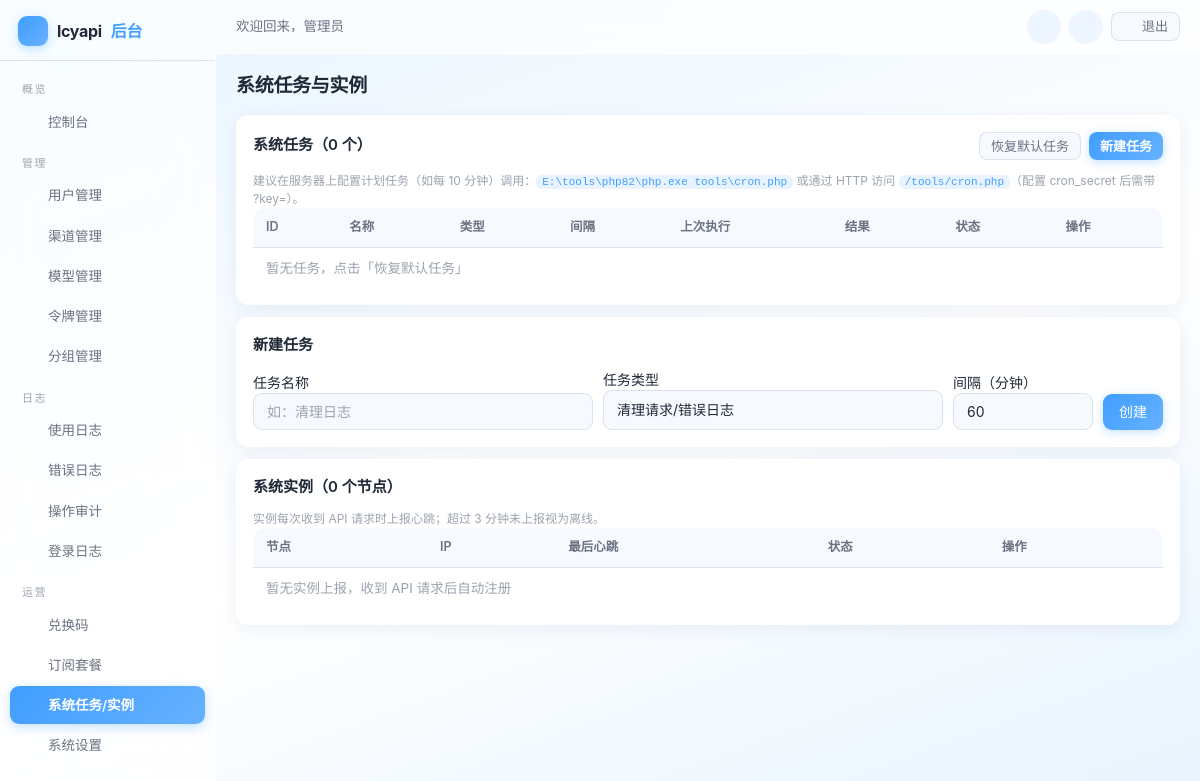
Page /admin/system/index.php (signed in) on the earlier database version.
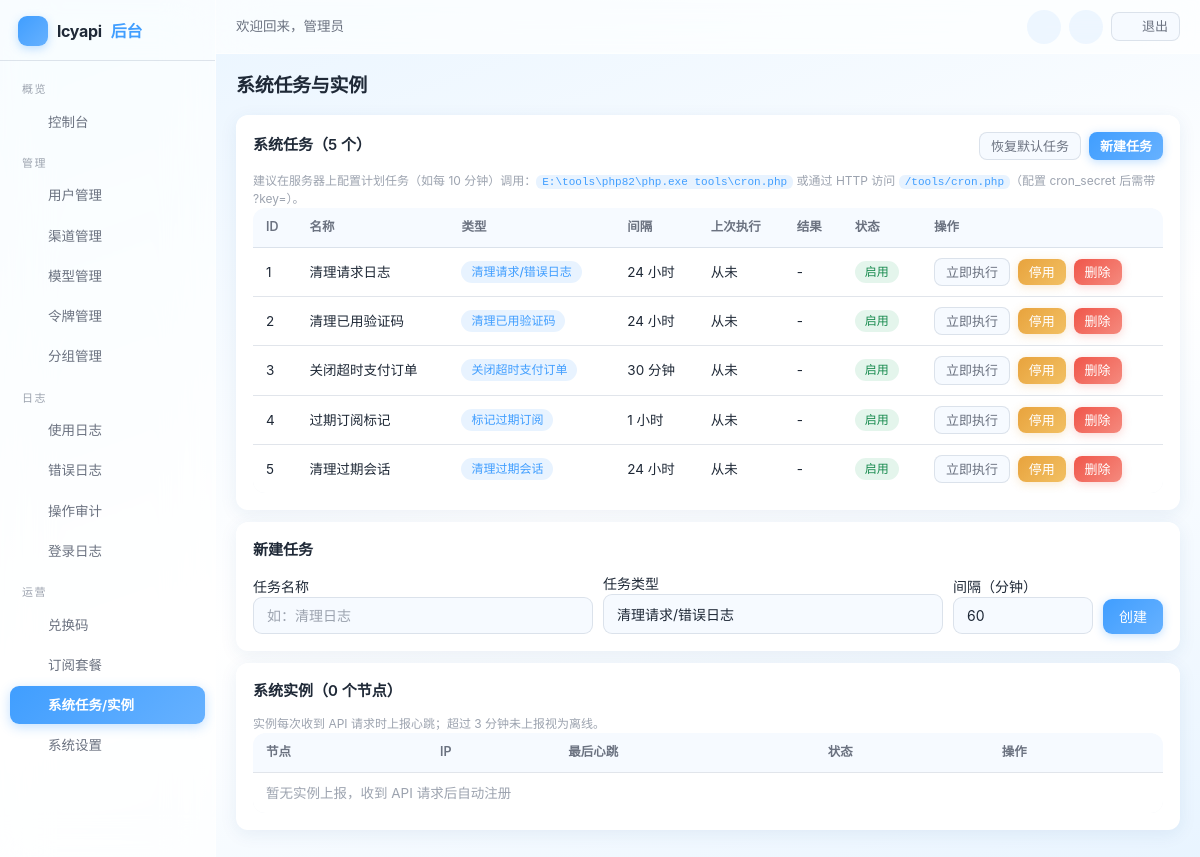
Same page on the later database version.
### tables this page shows
CREATE TABLE IF NOT EXISTS settings (
    `key` VARCHAR(50) NOT NULL PRIMARY KEY,
    value TEXT DEFAULT NULL,
    type VARCHAR(20) NOT NULL DEFAULT 'string',
    description VARCHAR(255) DEFAULT NULL,
    updated_at DATETIME NOT NULL DEFAULT CURRENT_TIMESTAMP ON UPDATE CURRENT_TIMESTAMP
);

CREATE TABLE IF NOT EXISTS users (
    id INT UNSIGNED AUTO_INCREMENT PRIMARY KEY,
    username VARCHAR(50) NOT NULL,
    email VARCHAR(100) DEFAULT NULL,
    email_verified TINYINT NOT NULL DEFAULT 0 COMMENT '邮箱已验证',
    password VARCHAR(255) NOT NULL,
    nickname VARCHAR(50) DEFAULT NULL,
    avatar VARCHAR(255) DEFAULT NULL,
    role ENUM('admin','user') NOT NULL DEFAULT 'user',
    quota DECIMAL(14,6) NOT NULL DEFAULT 0.000000,
    used_quota DECIMAL(14,6) NOT NULL DEFAULT 0.000000,
    total_quota DECIMAL(14,6) NOT NULL DEFAULT 0.000000,
    status TINYINT NOT NULL DEFAULT 1,
    totp_secret VARCHAR(64) DEFAULT NULL COMMENT 'TOTP 密钥(Base32)',
    totp_enabled TINYINT NOT NULL DEFAULT 0 COMMENT '已开启2FA',
    backup_codes TEXT DEFAULT NULL COMMENT '2FA备份码(哈希JSON)',
    api_count INT UNSIGNED NOT NULL DEFAULT 0,
    aff_code VARCHAR(16) DEFAULT NULL COMMENT '我的邀请码',
    aff_by INT UNSIGNED DEFAULT NULL COMMENT '邀请人用户ID',
    aff_quota DECIMAL(14,6) NOT NULL DEFAULT 0.000000 COMMENT '待转入的邀请收益',
    aff_history_quota DECIMAL(14,6) NOT NULL DEFAULT 0.000000 COMMENT '累计邀请收益',
    `group` VARCHAR(32) NOT NULL DEFAULT 'default' COMMENT '用户分组',
    last_login_at DATETIME DEFAULT NULL,
    last_login_ip VARCHAR(45) DEFAULT NULL,
    created_at DATETIME NOT NULL DEFAULT CURRENT_TIMESTAMP,
    updated_at DATETIME NOT NULL DEFAULT CURRENT_TIMESTAMP ON UPDATE CURRENT_TIMESTAMP,
    UNIQUE KEY uk_username (username),
    UNIQUE KEY uk_email (email),
    UNIQUE KEY uk_aff_code (aff_code),
    KEY idx_status (status),
    KEY idx_aff_by (aff_by)
);

CREATE TABLE IF NOT EXISTS system_tasks (
    id INT UNSIGNED AUTO_INCREMENT PRIMARY KEY,
    name VARCHAR(50) NOT NULL,
    type VARCHAR(50) NOT NULL COMMENT 'clean_logs/close_expired_orders/expire_subscriptions/clean_verifications',
    status TINYINT NOT NULL DEFAULT 1 COMMENT '1启用 0停用',
    `interval` INT UNSIGNED NOT NULL DEFAULT 3600 COMMENT '执行间隔秒',
    last_run_at DATETIME DEFAULT NULL,
    last_result VARCHAR(500) DEFAULT NULL,
    created_at DATETIME NOT NULL DEFAULT CURRENT_TIMESTAMP,
    KEY idx_status (status)
);

### includes/functions.php (called while the page is built, shortened)
<?php
function config($key = null, $default = null)
{
    $config = $GLOBALS['__config'];
    $parts = explode('.', $key);
    $value = $config;
    foreach ($parts as $part) {
        if (!is_array($value) || !array_key_exists($part, $value)) {
            return $default;
        }
        $value = $value[$part];
    }
    return $value;
}
function e($str)
{
    return htmlspecialchars((string)$str, ENT_QUOTES, 'UTF-8');
}
function setting($key, $default = null)
{
    $value = Cache::remember('setting:' . $key, 60, function () use ($key) {
        $row = DB::fetch('SELECT value FROM settings WHERE `key` = :k', ['k' => $key]);
        return $row === false ? '__NULL__' : $row['value'];
    });
    return $value === '__NULL__' ? $default : $value;
}
function base_url($path = '')
{
    $url = rtrim(config('site.url', '/'), '/');
    return $url . ($path !== '' ? '/' . ltrim($path, '/') : '');
}

### includes/cache.php (called while the page is built, shortened)
<?php
class Cache
{
    private static $enabled = true;
    public static function setConfig($config)
    {
        self::$enabled = $config['enabled'];
    }
    public static function get($key)
    {
        if (!self::$enabled) {
            return false;
        }
        $file = self::getFilePath($key);
        $data = @file_get_contents($file);
        $value = @json_decode($data, true);
        return $value;
    }
    public static function set($key, $value, $ttl = 0)
    {
        if (!self::$enabled) {
            return false;
        }
        return true;
    }
    public static function remember($key, $ttl, $callback)
    {
        $cached = self::get($key);
        $value = $callback();
        return $value;
    }
}

### includes/db.php (called while the page is built, shortened)
<?php
class DB
{
    private static $pdo = null;
    public static function init($config)
    {
        $dsn = sprintf('mysql:host=%s;port=%d;dbname=%s;charset=%s', $config['host'], $config['port'], $config['name'], $config['charset']);
        self::$pdo = new PDO($dsn, $config['user'], $config['pass'], [
            PDO::ATTR_ERRMODE => PDO::ERRMODE_EXCEPTION,
            PDO::ATTR_DEFAULT_FETCH_MODE => PDO::FETCH_ASSOC,
            PDO::ATTR_EMULATE_PREPARES => false,
            PDO::ATTR_TIMEOUT => 5,
        ]);
    }
    public static function getInstance()
    {
        return self::$pdo;
    }
    public static function query($sql, $params = [])
    {
        $stmt = self::getInstance()->prepare($sql);
        $stmt->execute($params);
        return $stmt;
    }
    public static function fetch($sql, $params = [])
    {
        $stmt = self::query($sql, $params);
        return $stmt->fetch() ?: false;
    }
    public static function fetchAll($sql, $params = [])
    {
        return self::query($sql, $params)->fetchAll();
    }
}

### includes/auth.php (called while the page is built, shortened)
<?php
class Auth
{
    public static function check()
    {
        $user = User::find((int)$_SESSION[self::SESSION_KEY]);
        return true;
    }
    public static function user()
    {
        return $GLOBALS['__current_user'];
    }
}

### includes/user.php (called while the page is built, shortened)
<?php
class User
{
    public static function find($id)
    {
        return DB::fetch('SELECT * FROM users WHERE id = ?', [(int)$id]);
    }
}

### includes/admin.php (called while the page is built, shortened)
<?php
class Admin
{
    public static function requireAdmin()
    {
        if (!Auth::check() || !Auth::isAdmin()) {
            redirect(base_url('admin/login.php'));
        }
    }
}

### admin/system/index.php (the view, shortened to what the rows shown need)
<?php
$tasks = DB::fetchAll('SELECT * FROM system_tasks ORDER BY id ASC');
$taskTypes = [
    'clean_logs' => '清理请求/错误日志',
    'clean_verifications' => '清理已用验证码',
    'close_expired_orders' => '关闭超时支付订单',
    'expire_subscriptions' => '标记过期订阅',
    'expire_sessions' => '清理过期会话',
];
?>
<?php require dirname(__DIR__) . '/templates/header.php'; ?>
<div class="card">
    <table class="table">
        <thead><tr><th>ID</th><th>名称</th><th>类型</th><th>间隔</th><th>上次执行</th><th>结果</th><th>状态</th><th>操作</th></tr></thead>
        <tbody>
        <?php foreach ($tasks as $task) : ?>
            <tr>
                <td><?php echo $task['id']; ?></td>
                <td><?php echo e($task['name']); ?></td>
                <td><span class="badge badge-blue"><?php echo isset($taskTypes[$task['type']]) ? $taskTypes[$task['type']] : e($task['type']); ?></span></td>
                <td><?php echo $task['interval'] >= 3600 ? round($task['interval'] / 3600, 1) . ' 小时' : round($task['interval'] / 60) . ' 分钟'; ?></td>
                <td><?php echo e($task['last_run_at'] ?: '从未'); ?></td>
                <td style="max-width:260px; word-break:break-all;"><?php echo e($task['last_result'] ?: '-'); ?></td>
                <td><?php echo $task['status'] ? '<span class="badge badge-green">启用</span>' : '<span class="badge badge-gray">停用</span>'; ?></td>
                <td style="white-space:nowrap;">
                    <form method="post" style="display:inline-block; margin-right:4px;">
                        <button type="submit" class="btn btn-sm btn-secondary">立即执行</button>
                    </form>
                    <form method="post" style="display:inline-block; margin-right:4px;">
                        <button type="submit" class="btn btn-sm btn-warning"><?php echo $task['status'] ? '停用' : '启用'; ?></button>
                    </form>
                    <form method="post" style="display:inline-block;" data-confirm-title="删除任务" data-confirm-msg="删除后需重新配置。" data-confirm-ok="删除">
                        <button type="submit" class="btn btn-sm btn-danger">删除</button>
                    </form>
                </td>
            </tr>
        <?php endforeach; ?>
        </tbody>
    </table>
</div>
<div class="card">
    <table class="table">
        <thead><tr><th>节点</th><th>IP</th><th>最后心跳</th><th>状态</th><th>操作</th></tr></thead>
    </table>
</div>
<?php require dirname(__DIR__) . '/templates/footer.php'; ?>

### admin/templates/header.php (shortened to what the rows shown need)
<?php
Admin::requireAdmin();
$adminUser = Auth::user();
$requestPath = isset($_SERVER['REQUEST_URI']) ? parse_url($_SERVER['REQUEST_URI'], PHP_URL_PATH) : '';
function admin_nav($needle, $requestPath)
{
    return strpos($requestPath, $needle) !== false ? 'active' : '';
}
?>
<!DOCTYPE html>
<html lang="zh-CN">
<head>
<link rel="stylesheet" href="<?php echo base_url('assets/css/common.css'); ?>">
<link rel="stylesheet" href="<?php echo base_url('assets/css/admin.css'); ?>">
</head>
<body>
<div class="admin-layout">
    <aside class="admin-sidebar" id="adminSidebar">
        <div class="brand">
            <span class="brand-logo"><?php echo svg_icon('zap'); ?></span>
            <?php echo e(setting('site_name', config('site.name'))); ?><span>后台</span>
        </div>
        <nav class="menu">
            <div class="group-title">概览</div>
            <a class="<?php echo admin_nav('/admin/index.php', $requestPath); ?>" href="<?php echo base_url('admin/index.php'); ?>"><?php echo svg_icon('home'); ?>控制台</a>
            <div class="group-title">管理</div>
            <a class="<?php echo admin_nav('/admin/users/', $requestPath); ?>" href="<?php echo base_url('admin/users/index.php'); ?>"><?php echo svg_icon('users'); ?>用户管理</a>
            <a class="<?php echo admin_nav('/admin/channels/', $requestPath); ?>" href="<?php echo base_url('admin/channels/index.php'); ?>"><?php echo svg_icon('channel'); ?>渠道管理</a>
            <a class="<?php echo admin_nav('/admin/models/', $requestPath); ?>" href="<?php echo base_url('admin/models/index.php'); ?>"><?php echo svg_icon('cpu'); ?>模型管理</a>
            <a class="<?php echo admin_nav('/admin/tokens/', $requestPath); ?>" href="<?php echo base_url('admin/tokens/index.php'); ?>"><?php echo svg_icon('key'); ?>令牌管理</a>
            <a class="<?php echo admin_nav('/admin/groups/', $requestPath); ?>" href="<?php echo base_url('admin/groups/index.php'); ?>"><?php echo svg_icon('ratio'); ?>分组管理</a>
            <div class="group-title">日志</div>
            <a class="<?php echo admin_nav('/admin/logs/', $requestPath); ?>" href="<?php echo base_url('admin/logs/index.php'); ?>"><?php echo svg_icon('list'); ?>使用日志</a>
            <a class="<?php echo admin_nav('/admin/errors/', $requestPath); ?>" href="<?php echo base_url('admin/errors/index.php'); ?>"><?php echo svg_icon('alert'); ?>错误日志</a>
            <a class="<?php echo admin_nav('/admin/audit/', $requestPath); ?>" href="<?php echo base_url('admin/audit/index.php'); ?>"><?php echo svg_icon('shield'); ?>操作审计</a>
            <a class="<?php echo admin_nav('/admin/login-logs/', $requestPath); ?>" href="<?php echo base_url('admin/login-logs/index.php'); ?>"><?php echo svg_icon('check'); ?>登录日志</a>
            <div class="group-title">运营</div>
            <a class="<?php echo admin_nav('/admin/codes/', $requestPath); ?>" href="<?php echo base_url('admin/codes/index.php'); ?>"><?php echo svg_icon('gift'); ?>兑换码</a>
            <a class="<?php echo admin_nav('/admin/subscriptions/', $requestPath); ?>" href="<?php echo base_url('admin/subscriptions/index.php'); ?>"><?php echo svg_icon('crown'); ?>订阅套餐</a>
            <a class="<?php echo admin_nav('/admin/system/', $requestPath); ?>" href="<?php echo base_url('admin/system/index.php'); ?>"><?php echo svg_icon('server'); ?>系统任务/实例</a>
            <a class="<?php echo admin_nav('/admin/settings/', $requestPath); ?>" href="<?php echo base_url('admin/settings/index.php'); ?>"><?php echo svg_icon('settings'); ?>系统设置</a>
        </nav>
    </aside>
    <div class="admin-main">
        <div class="admin-topbar">
            <div class="topbar-left">
                <span class="greeting">欢迎回来，<?php echo e($adminUser['nickname'] ?: $adminUser['username']); ?></span>
            </div>
        </div>
        <div class="admin-content">

Differences in the rows shown:
added system_tasks: id "1", name "清理请求日志", type "清理请求/错误日志", $task['interval']/3600 "24", last_run_at "从未", last_result "-", status "启用"
added system_tasks: id "2", name "清理已用验证码", type "清理已用验证码", $task['interval']/3600 "24", last_run_at "从未", last_result "-", status "启用"
added system_tasks: id "3", name "关闭超时支付订单", type "关闭超时支付订单", $task['interval']/60 "30", last_run_at "从未", last_result "-", status "启用"
added system_tasks: id "4", name "过期订阅标记", type "标记过期订阅", $task['interval']/3600 "1", last_run_at "从未", last_result "-", status "启用"
added system_tasks: id "5", name "清理过期会话", type "清理过期会话", $task['interval']/3600 "24", last_run_at "从未", last_result "-", status "启用"
Other differences:
count($tasks): "0" → "5"
text no longer shown: "暂无任务，点击「恢复默认任务」"
